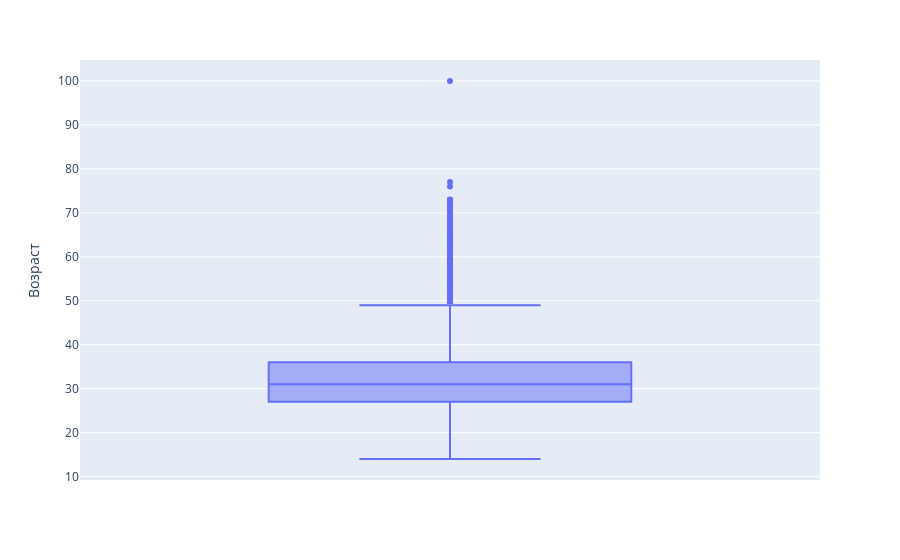

Source (notebook cell):
### Markdown cell above
Исходя из данного графика мы можем заключить что наибольшое количество соискателей приходится на возраст от 27 лет до 31 года, на гистограмме распределение выглядит довольно равномерно, количесво резюме растет к своему максимому и после постепенно уменьщается в количестве.
Нельзя не заметить что повышение количество вакансий на диаграмме происходит гораздо быстрее чем уменьшение после достижения максимума.

Для более детального рассмотрения предлогаю перейти к коробчатой диаграмме ниже:

### Code cell
fig = px.box(hh_df, y= 'Возраст')

fig.show()

### Figure 1 — Plotly figure (JSON) as saved in the notebook; plotly's stock layout.template omitted (floating-point values rounded to 4 significant figures; data arrays with more than 128 entries replaced by an {"elided": "..."} marker saying what was removed)
{"data": [{"alignmentgroup": "True", "hovertemplate": "Возраст=%{y}<extra></extra>", "legendgroup": "", "marker": {"color": "#636efa"}, "name": "", "notched": false, "offsetgroup": "", "orientation": "v", "showlegend": false, "type": "box", "x0": " ", "xaxis": "x", "y": {"elided": "44744 int values"}, "y0": " ", "yaxis": "y"}], "layout": {"boxmode": "group", "legend": {"tracegroupgap": 0}, "margin": {"t": 60}, "xaxis": {"anchor": "y", "domain": [0, 1]}, "yaxis": {"anchor": "x", "domain": [0, 1], "title": {"text": "Возраст"}}}}
